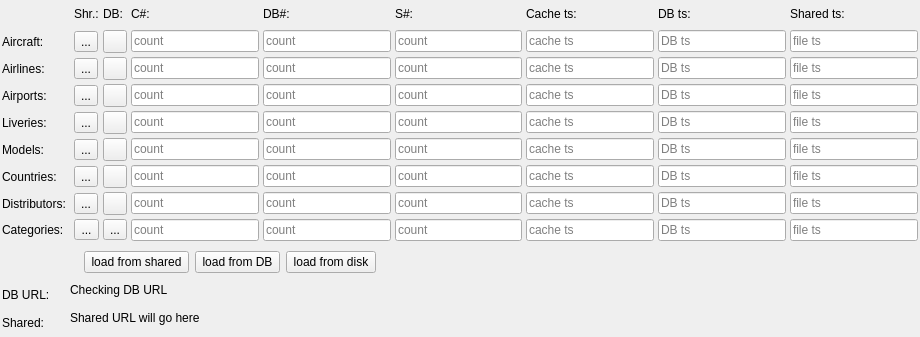
<?xml version="1.0" encoding="UTF-8"?>
<ui version="4.0">
 <class>CDbLoadOverviewComponent</class>
 <widget class="QFrame" name="CDbLoadOverviewComponent">
  <property name="geometry">
   <rect>
    <x>0</x>
    <y>0</y>
    <width>920</width>
    <height>337</height>
   </rect>
  </property>
  <property name="windowTitle">
   <string>Loading from shared/DB</string>
  </property>
  <layout class="QGridLayout" name="gl_DbLoadOverview">
   <property name="leftMargin">
    <number>2</number>
   </property>
   <property name="topMargin">
    <number>2</number>
   </property>
   <property name="rightMargin">
    <number>2</number>
   </property>
   <property name="bottomMargin">
    <number>2</number>
   </property>
   <property name="spacing">
    <number>4</number>
   </property>
   <item row="7" column="0">
    <widget class="QLabel" name="lbl_Countries">
     <property name="text">
      <string>Countries:</string>
     </property>
    </widget>
   </item>
   <item row="8" column="0">
    <widget class="QLabel" name="lbl_Distributors">
     <property name="text">
      <string>Distributors:</string>
     </property>
    </widget>
   </item>
   <item row="2" column="0">
    <widget class="QLabel" name="lbl_AirlineIcao">
     <property name="text">
      <string>Airlines:</string>
     </property>
    </widget>
   </item>
   <item row="8" column="4">
    <widget class="QToolButton" name="tb_DbReloadDistributors">
     <property name="maximumSize">
      <size>
       <width>48</width>
       <height>16777215</height>
      </size>
     </property>
     <property name="toolTip">
      <string>refresh from database</string>
     </property>
     <property name="text">
      <string/>
     </property>
     <property name="icon">
      <iconset resource="../../misc/misc.qrc">
       <normaloff>:/pastel/icons/pastel/16/arrow-refresh.png</normaloff>:/pastel/icons/pastel/16/arrow-refresh.png</iconset>
     </property>
    </widget>
   </item>
   <item row="4" column="10">
    <widget class="QLineEdit" name="le_LiveriesSharedFileTs">
     <property name="minimumSize">
      <size>
       <width>125</width>
       <height>0</height>
      </size>
     </property>
     <property name="readOnly">
      <bool>true</bool>
     </property>
     <property name="placeholderText">
      <string>file ts</string>
     </property>
    </widget>
   </item>
   <item row="5" column="4">
    <widget class="QToolButton" name="tb_DbReloadModels">
     <property name="maximumSize">
      <size>
       <width>48</width>
       <height>16777215</height>
      </size>
     </property>
     <property name="toolTip">
      <string>refresh from database</string>
     </property>
     <property name="text">
      <string/>
     </property>
     <property name="icon">
      <iconset resource="../../misc/misc.qrc">
       <normaloff>:/pastel/icons/pastel/16/arrow-refresh.png</normaloff>:/pastel/icons/pastel/16/arrow-refresh.png</iconset>
     </property>
    </widget>
   </item>
   <item row="5" column="8">
    <widget class="QLineEdit" name="le_ModelsCacheTs">
     <property name="minimumSize">
      <size>
       <width>125</width>
       <height>0</height>
      </size>
     </property>
     <property name="readOnly">
      <bool>true</bool>
     </property>
     <property name="placeholderText">
      <string>cache ts</string>
     </property>
    </widget>
   </item>
   <item row="8" column="9">
    <widget class="QLineEdit" name="le_DistributorsDbTs">
     <property name="minimumSize">
      <size>
       <width>125</width>
       <height>0</height>
      </size>
     </property>
     <property name="readOnly">
      <bool>true</bool>
     </property>
     <property name="placeholderText">
      <string>DB ts</string>
     </property>
    </widget>
   </item>
   <item row="9" column="5">
    <widget class="QLineEdit" name="le_CategoriesCacheCount">
     <property name="readOnly">
      <bool>true</bool>
     </property>
     <property name="placeholderText">
      <string>count</string>
     </property>
    </widget>
   </item>
   <item row="1" column="7">
    <widget class="QLineEdit" name="le_AircraftIcaoSharedCount">
     <property name="readOnly">
      <bool>true</bool>
     </property>
     <property name="placeholderText">
      <string>count</string>
     </property>
    </widget>
   </item>
   <item row="0" column="4">
    <widget class="QLabel" name="lbl_DbRefresh">
     <property name="text">
      <string>DB:</string>
     </property>
    </widget>
   </item>
   <item row="12" column="2" colspan="9" alignment="Qt::AlignTop">
    <widget class="QLabel" name="lbl_SharedUrls">
     <property name="text">
      <string>Shared URL will go here</string>
     </property>
    </widget>
   </item>
   <item row="8" column="10">
    <widget class="QLineEdit" name="le_DistributorsSharedFileTs">
     <property name="minimumSize">
      <size>
       <width>125</width>
       <height>0</height>
      </size>
     </property>
     <property name="readOnly">
      <bool>true</bool>
     </property>
     <property name="placeholderText">
      <string>file ts</string>
     </property>
    </widget>
   </item>
   <item row="8" column="5">
    <widget class="QLineEdit" name="le_DistributorsCacheCount">
     <property name="readOnly">
      <bool>true</bool>
     </property>
     <property name="placeholderText">
      <string>count</string>
     </property>
    </widget>
   </item>
   <item row="9" column="9">
    <widget class="QLineEdit" name="le_CategoriesDbTs">
     <property name="minimumSize">
      <size>
       <width>125</width>
       <height>0</height>
      </size>
     </property>
     <property name="readOnly">
      <bool>true</bool>
     </property>
     <property name="placeholderText">
      <string>DB ts</string>
     </property>
    </widget>
   </item>
   <item row="4" column="5">
    <widget class="QLineEdit" name="le_LiveriesCacheCount">
     <property name="readOnly">
      <bool>true</bool>
     </property>
     <property name="placeholderText">
      <string>count</string>
     </property>
    </widget>
   </item>
   <item row="3" column="9">
    <widget class="QLineEdit" name="le_AirportsDbTs">
     <property name="minimumSize">
      <size>
       <width>125</width>
       <height>0</height>
      </size>
     </property>
     <property name="readOnly">
      <bool>true</bool>
     </property>
     <property name="placeholderText">
      <string>DB ts</string>
     </property>
    </widget>
   </item>
   <item row="11" column="0" alignment="Qt::AlignVCenter">
    <widget class="QLabel" name="lbl_DbUrl">
     <property name="text">
      <string>DB URL:</string>
     </property>
    </widget>
   </item>
   <item row="4" column="9">
    <widget class="QLineEdit" name="le_LiveriesDbTs">
     <property name="minimumSize">
      <size>
       <width>125</width>
       <height>0</height>
      </size>
     </property>
     <property name="readOnly">
      <bool>true</bool>
     </property>
     <property name="placeholderText">
      <string>DB ts</string>
     </property>
    </widget>
   </item>
   <item row="4" column="4">
    <widget class="QToolButton" name="tb_DbReloadLiveries">
     <property name="maximumSize">
      <size>
       <width>48</width>
       <height>16777215</height>
      </size>
     </property>
     <property name="toolTip">
      <string>refresh from database</string>
     </property>
     <property name="text">
      <string/>
     </property>
     <property name="icon">
      <iconset resource="../../misc/misc.qrc">
       <normaloff>:/pastel/icons/pastel/16/arrow-refresh.png</normaloff>:/pastel/icons/pastel/16/arrow-refresh.png</iconset>
     </property>
    </widget>
   </item>
   <item row="8" column="8">
    <widget class="QLineEdit" name="le_DistributorsCacheTs">
     <property name="minimumSize">
      <size>
       <width>125</width>
       <height>0</height>
      </size>
     </property>
     <property name="readOnly">
      <bool>true</bool>
     </property>
     <property name="placeholderText">
      <string>cache ts</string>
     </property>
    </widget>
   </item>
   <item row="5" column="3" alignment="Qt::AlignHCenter">
    <widget class="QToolButton" name="tb_SharedReloadModels">
     <property name="maximumSize">
      <size>
       <width>48</width>
       <height>16777215</height>
      </size>
     </property>
     <property name="toolTip">
      <string>refresh from shared files</string>
     </property>
     <property name="text">
      <string>...</string>
     </property>
     <property name="icon">
      <iconset resource="../../misc/misc.qrc">
       <normaloff>:/pastel/icons/pastel/16/arrow-refresh.png</normaloff>:/pastel/icons/pastel/16/arrow-refresh.png</iconset>
     </property>
    </widget>
   </item>
   <item row="0" column="10">
    <widget class="QLabel" name="lbl_SharedFilesTs">
     <property name="text">
      <string>Shared ts:</string>
     </property>
    </widget>
   </item>
   <item row="3" column="6">
    <widget class="QLineEdit" name="le_AirportsDbCount">
     <property name="readOnly">
      <bool>true</bool>
     </property>
     <property name="placeholderText">
      <string>count</string>
     </property>
    </widget>
   </item>
   <item row="5" column="6">
    <widget class="QLineEdit" name="le_ModelsDbCount">
     <property name="readOnly">
      <bool>true</bool>
     </property>
     <property name="placeholderText">
      <string>count</string>
     </property>
    </widget>
   </item>
   <item row="3" column="10">
    <widget class="QLineEdit" name="le_AirportsSharedFileTs">
     <property name="minimumSize">
      <size>
       <width>125</width>
       <height>0</height>
      </size>
     </property>
     <property name="readOnly">
      <bool>true</bool>
     </property>
     <property name="placeholderText">
      <string>file ts</string>
     </property>
    </widget>
   </item>
   <item row="5" column="9">
    <widget class="QLineEdit" name="le_ModelsDbTs">
     <property name="minimumSize">
      <size>
       <width>125</width>
       <height>0</height>
      </size>
     </property>
     <property name="readOnly">
      <bool>true</bool>
     </property>
     <property name="placeholderText">
      <string>DB ts</string>
     </property>
    </widget>
   </item>
   <item row="1" column="3" alignment="Qt::AlignHCenter">
    <widget class="QToolButton" name="tb_SharedReloadAircraft">
     <property name="maximumSize">
      <size>
       <width>48</width>
       <height>16777215</height>
      </size>
     </property>
     <property name="toolTip">
      <string>refresh from shared files</string>
     </property>
     <property name="text">
      <string>...</string>
     </property>
     <property name="icon">
      <iconset resource="../../misc/misc.qrc">
       <normaloff>:/pastel/icons/pastel/16/arrow-refresh.png</normaloff>:/pastel/icons/pastel/16/arrow-refresh.png</iconset>
     </property>
    </widget>
   </item>
   <item row="2" column="4">
    <widget class="QToolButton" name="tb_DbReloadAirlines">
     <property name="maximumSize">
      <size>
       <width>48</width>
       <height>16777215</height>
      </size>
     </property>
     <property name="toolTip">
      <string>refresh from database</string>
     </property>
     <property name="text">
      <string/>
     </property>
     <property name="icon">
      <iconset resource="../../misc/misc.qrc">
       <normaloff>:/pastel/icons/pastel/16/arrow-refresh.png</normaloff>:/pastel/icons/pastel/16/arrow-refresh.png</iconset>
     </property>
    </widget>
   </item>
   <item row="4" column="8">
    <widget class="QLineEdit" name="le_LiveriesCacheTs">
     <property name="minimumSize">
      <size>
       <width>125</width>
       <height>0</height>
      </size>
     </property>
     <property name="readOnly">
      <bool>true</bool>
     </property>
     <property name="placeholderText">
      <string>cache ts</string>
     </property>
    </widget>
   </item>
   <item row="10" column="3" colspan="8">
    <widget class="QWidget" name="wi_LoadAllButtons" native="true">
     <layout class="QHBoxLayout" name="hl_LoadAllButtons">
      <property name="leftMargin">
       <number>10</number>
      </property>
      <property name="topMargin">
       <number>6</number>
      </property>
      <property name="rightMargin">
       <number>0</number>
      </property>
      <property name="bottomMargin">
       <number>6</number>
      </property>
      <item>
       <widget class="QPushButton" name="pb_LoadAllFromShared">
        <property name="text">
         <string> load from shared </string>
        </property>
        <property name="icon">
         <iconset resource="../../misc/misc.qrc">
          <normaloff>:/pastel/icons/pastel/16/disk.png</normaloff>:/pastel/icons/pastel/16/disk.png</iconset>
        </property>
       </widget>
      </item>
      <item>
       <widget class="QPushButton" name="pb_LoadAllFromDB">
        <property name="text">
         <string> load from DB </string>
        </property>
        <property name="icon">
         <iconset resource="../../misc/misc.qrc">
          <normaloff>:/pastel/icons/pastel/16/database.png</normaloff>:/pastel/icons/pastel/16/database.png</iconset>
        </property>
       </widget>
      </item>
      <item>
       <widget class="QPushButton" name="pb_LoadAllFromResources">
        <property name="text">
         <string> load from disk </string>
        </property>
        <property name="icon">
         <iconset resource="../../misc/misc.qrc">
          <normaloff>:/pastel/icons/pastel/16/disk.png</normaloff>:/pastel/icons/pastel/16/disk.png</iconset>
        </property>
       </widget>
      </item>
      <item>
       <spacer name="hs_LoadAllButtons">
        <property name="orientation">
         <enum>Qt::Horizontal</enum>
        </property>
        <property name="sizeHint" stdset="0">
         <size>
          <width>40</width>
          <height>20</height>
         </size>
        </property>
       </spacer>
      </item>
     </layout>
    </widget>
   </item>
   <item row="2" column="3" alignment="Qt::AlignHCenter">
    <widget class="QToolButton" name="tb_SharedReloadAirlines">
     <property name="maximumSize">
      <size>
       <width>48</width>
       <height>16777215</height>
      </size>
     </property>
     <property name="toolTip">
      <string>refresh from shared files</string>
     </property>
     <property name="text">
      <string>...</string>
     </property>
     <property name="icon">
      <iconset resource="../../misc/misc.qrc">
       <normaloff>:/pastel/icons/pastel/16/arrow-refresh.png</normaloff>:/pastel/icons/pastel/16/arrow-refresh.png</iconset>
     </property>
    </widget>
   </item>
   <item row="2" column="9">
    <widget class="QLineEdit" name="le_AirlinesIcaoDbTs">
     <property name="minimumSize">
      <size>
       <width>125</width>
       <height>0</height>
      </size>
     </property>
     <property name="readOnly">
      <bool>true</bool>
     </property>
     <property name="placeholderText">
      <string>DB ts</string>
     </property>
    </widget>
   </item>
   <item row="11" column="2" colspan="9" alignment="Qt::AlignTop">
    <widget class="QLabel" name="lbl_DatabaseUrl">
     <property name="text">
      <string>Checking DB URL</string>
     </property>
    </widget>
   </item>
   <item row="8" column="7">
    <widget class="QLineEdit" name="le_DistributorsSharedCount">
     <property name="readOnly">
      <bool>true</bool>
     </property>
     <property name="placeholderText">
      <string>count</string>
     </property>
    </widget>
   </item>
   <item row="8" column="3" alignment="Qt::AlignHCenter">
    <widget class="QToolButton" name="tb_SharedReloadDistributors">
     <property name="maximumSize">
      <size>
       <width>48</width>
       <height>16777215</height>
      </size>
     </property>
     <property name="toolTip">
      <string>refresh from shared files</string>
     </property>
     <property name="text">
      <string>...</string>
     </property>
     <property name="icon">
      <iconset resource="../../misc/misc.qrc">
       <normaloff>:/pastel/icons/pastel/16/arrow-refresh.png</normaloff>:/pastel/icons/pastel/16/arrow-refresh.png</iconset>
     </property>
    </widget>
   </item>
   <item row="5" column="5">
    <widget class="QLineEdit" name="le_ModelsCacheCount">
     <property name="readOnly">
      <bool>true</bool>
     </property>
     <property name="placeholderText">
      <string>count</string>
     </property>
    </widget>
   </item>
   <item row="2" column="5">
    <widget class="QLineEdit" name="le_AirlinesIcaoCacheCount">
     <property name="readOnly">
      <bool>true</bool>
     </property>
     <property name="placeholderText">
      <string>count</string>
     </property>
    </widget>
   </item>
   <item row="3" column="0">
    <widget class="QLabel" name="lbl_Airports">
     <property name="text">
      <string>Airports:</string>
     </property>
    </widget>
   </item>
   <item row="8" column="6">
    <widget class="QLineEdit" name="le_DistributorsDbCount">
     <property name="readOnly">
      <bool>true</bool>
     </property>
     <property name="placeholderText">
      <string>count</string>
     </property>
    </widget>
   </item>
   <item row="0" column="3">
    <widget class="QLabel" name="lbl_SharedRefresh">
     <property name="toolTip">
      <string>Shared</string>
     </property>
     <property name="text">
      <string>Shr.:</string>
     </property>
    </widget>
   </item>
   <item row="0" column="7">
    <widget class="QLabel" name="lbl_SharedCount">
     <property name="minimumSize">
      <size>
       <width>60</width>
       <height>0</height>
      </size>
     </property>
     <property name="toolTip">
      <string>shared count</string>
     </property>
     <property name="text">
      <string>S#:</string>
     </property>
    </widget>
   </item>
   <item row="3" column="7">
    <widget class="QLineEdit" name="le_AirportsSharedCount">
     <property name="readOnly">
      <bool>true</bool>
     </property>
     <property name="placeholderText">
      <string>count</string>
     </property>
    </widget>
   </item>
   <item row="9" column="6">
    <widget class="QLineEdit" name="le_CategoriesDbCount">
     <property name="readOnly">
      <bool>true</bool>
     </property>
     <property name="placeholderText">
      <string>count</string>
     </property>
    </widget>
   </item>
   <item row="9" column="0">
    <widget class="QLabel" name="lbl_AircraftCategory">
     <property name="text">
      <string>Categories:</string>
     </property>
    </widget>
   </item>
   <item row="9" column="3">
    <widget class="QToolButton" name="tb_SharedReloadCategories">
     <property name="maximumSize">
      <size>
       <width>48</width>
       <height>16777215</height>
      </size>
     </property>
     <property name="toolTip">
      <string>refresh from shared files</string>
     </property>
     <property name="text">
      <string>...</string>
     </property>
     <property name="icon">
      <iconset resource="../../misc/misc.qrc">
       <normaloff>:/pastel/icons/pastel/16/arrow-refresh.png</normaloff>:/pastel/icons/pastel/16/arrow-refresh.png</iconset>
     </property>
    </widget>
   </item>
   <item row="0" column="6">
    <widget class="QLabel" name="lbl_DbCount">
     <property name="minimumSize">
      <size>
       <width>60</width>
       <height>0</height>
      </size>
     </property>
     <property name="toolTip">
      <string>DB count</string>
     </property>
     <property name="text">
      <string>DB#:</string>
     </property>
    </widget>
   </item>
   <item row="1" column="4">
    <widget class="QToolButton" name="tb_DbReloadAircraft">
     <property name="maximumSize">
      <size>
       <width>48</width>
       <height>16777215</height>
      </size>
     </property>
     <property name="toolTip">
      <string>refresh from database</string>
     </property>
     <property name="icon">
      <iconset resource="../../misc/misc.qrc">
       <normaloff>:/pastel/icons/pastel/16/arrow-refresh.png</normaloff>:/pastel/icons/pastel/16/arrow-refresh.png</iconset>
     </property>
    </widget>
   </item>
   <item row="9" column="7">
    <widget class="QLineEdit" name="le_CategoriesSharedCount">
     <property name="readOnly">
      <bool>true</bool>
     </property>
     <property name="placeholderText">
      <string>count</string>
     </property>
    </widget>
   </item>
   <item row="2" column="7">
    <widget class="QLineEdit" name="le_AirlinesIcaoSharedCount">
     <property name="readOnly">
      <bool>true</bool>
     </property>
     <property name="placeholderText">
      <string>count</string>
     </property>
    </widget>
   </item>
   <item row="1" column="9">
    <widget class="QLineEdit" name="le_AircraftIcaoDbTs">
     <property name="minimumSize">
      <size>
       <width>125</width>
       <height>0</height>
      </size>
     </property>
     <property name="readOnly">
      <bool>true</bool>
     </property>
     <property name="placeholderText">
      <string>DB ts</string>
     </property>
    </widget>
   </item>
   <item row="0" column="8">
    <widget class="QLabel" name="lbl_CacheTs">
     <property name="text">
      <string>Cache ts:</string>
     </property>
    </widget>
   </item>
   <item row="5" column="10">
    <widget class="QLineEdit" name="le_ModelsSharedFileTs">
     <property name="minimumSize">
      <size>
       <width>125</width>
       <height>0</height>
      </size>
     </property>
     <property name="readOnly">
      <bool>true</bool>
     </property>
     <property name="placeholderText">
      <string>file ts</string>
     </property>
    </widget>
   </item>
   <item row="4" column="3" alignment="Qt::AlignHCenter">
    <widget class="QToolButton" name="tb_SharedReloadLiveries">
     <property name="maximumSize">
      <size>
       <width>48</width>
       <height>16777215</height>
      </size>
     </property>
     <property name="toolTip">
      <string>refresh from shared files</string>
     </property>
     <property name="text">
      <string>...</string>
     </property>
     <property name="icon">
      <iconset resource="../../misc/misc.qrc">
       <normaloff>:/pastel/icons/pastel/16/arrow-refresh.png</normaloff>:/pastel/icons/pastel/16/arrow-refresh.png</iconset>
     </property>
    </widget>
   </item>
   <item row="9" column="10">
    <widget class="QLineEdit" name="le_CategoriesSharedFileTs">
     <property name="minimumSize">
      <size>
       <width>125</width>
       <height>0</height>
      </size>
     </property>
     <property name="readOnly">
      <bool>true</bool>
     </property>
     <property name="placeholderText">
      <string>file ts</string>
     </property>
    </widget>
   </item>
   <item row="3" column="3" alignment="Qt::AlignHCenter">
    <widget class="QToolButton" name="tb_SharedReloadAirports">
     <property name="maximumSize">
      <size>
       <width>48</width>
       <height>16777215</height>
      </size>
     </property>
     <property name="toolTip">
      <string>refresh from shared files</string>
     </property>
     <property name="text">
      <string>...</string>
     </property>
     <property name="icon">
      <iconset resource="../../misc/misc.qrc">
       <normaloff>:/pastel/icons/pastel/16/arrow-refresh.png</normaloff>:/pastel/icons/pastel/16/arrow-refresh.png</iconset>
     </property>
    </widget>
   </item>
   <item row="5" column="0">
    <widget class="QLabel" name="lbl_Models">
     <property name="text">
      <string>Models:</string>
     </property>
    </widget>
   </item>
   <item row="1" column="0">
    <widget class="QLabel" name="lbl_AircraftIcao">
     <property name="text">
      <string>Aircraft:</string>
     </property>
    </widget>
   </item>
   <item row="3" column="4">
    <widget class="QToolButton" name="tb_DbReloadAirports">
     <property name="maximumSize">
      <size>
       <width>48</width>
       <height>16777215</height>
      </size>
     </property>
     <property name="toolTip">
      <string>refresh from database</string>
     </property>
     <property name="text">
      <string/>
     </property>
     <property name="icon">
      <iconset resource="../../misc/misc.qrc">
       <normaloff>:/pastel/icons/pastel/16/arrow-refresh.png</normaloff>:/pastel/icons/pastel/16/arrow-refresh.png</iconset>
     </property>
    </widget>
   </item>
   <item row="1" column="10">
    <widget class="QLineEdit" name="le_AircraftIcaoSharedFileTs">
     <property name="minimumSize">
      <size>
       <width>125</width>
       <height>0</height>
      </size>
     </property>
     <property name="readOnly">
      <bool>true</bool>
     </property>
     <property name="placeholderText">
      <string>file ts</string>
     </property>
    </widget>
   </item>
   <item row="3" column="8">
    <widget class="QLineEdit" name="le_AirportsCacheTs">
     <property name="minimumSize">
      <size>
       <width>125</width>
       <height>0</height>
      </size>
     </property>
     <property name="readOnly">
      <bool>true</bool>
     </property>
     <property name="placeholderText">
      <string>cache ts</string>
     </property>
    </widget>
   </item>
   <item row="1" column="5">
    <widget class="QLineEdit" name="le_AircraftIcaoCacheCount">
     <property name="readOnly">
      <bool>true</bool>
     </property>
     <property name="placeholderText">
      <string>count</string>
     </property>
    </widget>
   </item>
   <item row="7" column="3" alignment="Qt::AlignHCenter">
    <widget class="QToolButton" name="tb_SharedReloadCountries">
     <property name="maximumSize">
      <size>
       <width>48</width>
       <height>16777215</height>
      </size>
     </property>
     <property name="toolTip">
      <string>refresh from shared files</string>
     </property>
     <property name="text">
      <string>...</string>
     </property>
     <property name="icon">
      <iconset resource="../../misc/misc.qrc">
       <normaloff>:/pastel/icons/pastel/16/arrow-refresh.png</normaloff>:/pastel/icons/pastel/16/arrow-refresh.png</iconset>
     </property>
    </widget>
   </item>
   <item row="2" column="6">
    <widget class="QLineEdit" name="le_AirlinesIcaoDbCount">
     <property name="readOnly">
      <bool>true</bool>
     </property>
     <property name="placeholderText">
      <string>count</string>
     </property>
    </widget>
   </item>
   <item row="9" column="4">
    <widget class="QToolButton" name="tb_DbReloadCategories">
     <property name="maximumSize">
      <size>
       <width>48</width>
       <height>16777215</height>
      </size>
     </property>
     <property name="toolTip">
      <string>refresh from database</string>
     </property>
     <property name="text">
      <string>...</string>
     </property>
     <property name="icon">
      <iconset resource="../../misc/misc.qrc">
       <normaloff>:/pastel/icons/pastel/16/arrow-refresh.png</normaloff>:/pastel/icons/pastel/16/arrow-refresh.png</iconset>
     </property>
    </widget>
   </item>
   <item row="7" column="5">
    <widget class="QLineEdit" name="le_CountriesCacheCount">
     <property name="readOnly">
      <bool>true</bool>
     </property>
     <property name="placeholderText">
      <string>count</string>
     </property>
    </widget>
   </item>
   <item row="4" column="6">
    <widget class="QLineEdit" name="le_LiveriesDbCount">
     <property name="readOnly">
      <bool>true</bool>
     </property>
     <property name="placeholderText">
      <string>count</string>
     </property>
    </widget>
   </item>
   <item row="0" column="5">
    <widget class="QLabel" name="lbl_CacheCount">
     <property name="minimumSize">
      <size>
       <width>60</width>
       <height>0</height>
      </size>
     </property>
     <property name="toolTip">
      <string>Cache count</string>
     </property>
     <property name="text">
      <string>C#:</string>
     </property>
    </widget>
   </item>
   <item row="1" column="8">
    <widget class="QLineEdit" name="le_AircraftIcaoCacheTs">
     <property name="minimumSize">
      <size>
       <width>125</width>
       <height>0</height>
      </size>
     </property>
     <property name="readOnly">
      <bool>true</bool>
     </property>
     <property name="placeholderText">
      <string>cache ts</string>
     </property>
    </widget>
   </item>
   <item row="4" column="7">
    <widget class="QLineEdit" name="le_LiveriesSharedCount">
     <property name="readOnly">
      <bool>true</bool>
     </property>
     <property name="placeholderText">
      <string>count</string>
     </property>
    </widget>
   </item>
   <item row="3" column="5">
    <widget class="QLineEdit" name="le_AirportsCacheCount">
     <property name="readOnly">
      <bool>true</bool>
     </property>
     <property name="placeholderText">
      <string>count</string>
     </property>
    </widget>
   </item>
   <item row="7" column="7">
    <widget class="QLineEdit" name="le_CountriesSharedCount">
     <property name="readOnly">
      <bool>true</bool>
     </property>
     <property name="placeholderText">
      <string>count</string>
     </property>
    </widget>
   </item>
   <item row="7" column="9">
    <widget class="QLineEdit" name="le_CountriesDbTs">
     <property name="minimumSize">
      <size>
       <width>125</width>
       <height>0</height>
      </size>
     </property>
     <property name="readOnly">
      <bool>true</bool>
     </property>
     <property name="placeholderText">
      <string>DB ts</string>
     </property>
    </widget>
   </item>
   <item row="1" column="6">
    <widget class="QLineEdit" name="le_AircraftIcaoDbCount">
     <property name="readOnly">
      <bool>true</bool>
     </property>
     <property name="placeholderText">
      <string>count</string>
     </property>
    </widget>
   </item>
   <item row="2" column="10">
    <widget class="QLineEdit" name="le_AirlinesIcaoSharedFileTs">
     <property name="minimumSize">
      <size>
       <width>125</width>
       <height>0</height>
      </size>
     </property>
     <property name="readOnly">
      <bool>true</bool>
     </property>
     <property name="placeholderText">
      <string>file ts</string>
     </property>
    </widget>
   </item>
   <item row="7" column="10">
    <widget class="QLineEdit" name="le_CountriesSharedFileTs">
     <property name="minimumSize">
      <size>
       <width>125</width>
       <height>0</height>
      </size>
     </property>
     <property name="readOnly">
      <bool>true</bool>
     </property>
     <property name="placeholderText">
      <string>file ts</string>
     </property>
    </widget>
   </item>
   <item row="9" column="8">
    <widget class="QLineEdit" name="le_CategoriesCacheTs">
     <property name="minimumSize">
      <size>
       <width>125</width>
       <height>0</height>
      </size>
     </property>
     <property name="readOnly">
      <bool>true</bool>
     </property>
     <property name="placeholderText">
      <string>cache ts</string>
     </property>
    </widget>
   </item>
   <item row="2" column="8">
    <widget class="QLineEdit" name="le_AirlinesIcaoCacheTs">
     <property name="minimumSize">
      <size>
       <width>125</width>
       <height>0</height>
      </size>
     </property>
     <property name="readOnly">
      <bool>true</bool>
     </property>
     <property name="placeholderText">
      <string>cache ts</string>
     </property>
    </widget>
   </item>
   <item row="7" column="8">
    <widget class="QLineEdit" name="le_CountriesCacheTs">
     <property name="minimumSize">
      <size>
       <width>125</width>
       <height>0</height>
      </size>
     </property>
     <property name="readOnly">
      <bool>true</bool>
     </property>
     <property name="placeholderText">
      <string>cache ts</string>
     </property>
    </widget>
   </item>
   <item row="7" column="6">
    <widget class="QLineEdit" name="le_CountriesDbCount">
     <property name="readOnly">
      <bool>true</bool>
     </property>
     <property name="placeholderText">
      <string>count</string>
     </property>
    </widget>
   </item>
   <item row="7" column="4">
    <widget class="QToolButton" name="tb_DbReloadCountries">
     <property name="maximumSize">
      <size>
       <width>48</width>
       <height>16777215</height>
      </size>
     </property>
     <property name="toolTip">
      <string>refresh from database</string>
     </property>
     <property name="text">
      <string/>
     </property>
     <property name="icon">
      <iconset resource="../../misc/misc.qrc">
       <normaloff>:/pastel/icons/pastel/16/arrow-refresh.png</normaloff>:/pastel/icons/pastel/16/arrow-refresh.png</iconset>
     </property>
    </widget>
   </item>
   <item row="12" column="0" alignment="Qt::AlignVCenter">
    <widget class="QLabel" name="lbl_SharedUrl">
     <property name="text">
      <string>Shared:</string>
     </property>
    </widget>
   </item>
   <item row="5" column="7">
    <widget class="QLineEdit" name="le_ModelsSharedCount">
     <property name="readOnly">
      <bool>true</bool>
     </property>
     <property name="placeholderText">
      <string>count</string>
     </property>
    </widget>
   </item>
   <item row="4" column="0">
    <widget class="QLabel" name="lbl_Liveries">
     <property name="text">
      <string>Liveries:</string>
     </property>
    </widget>
   </item>
   <item row="0" column="9">
    <widget class="QLabel" name="lbl_DbTs">
     <property name="text">
      <string>DB ts:</string>
     </property>
    </widget>
   </item>
  </layout>
 </widget>
 <tabstops>
  <tabstop>tb_SharedReloadAircraft</tabstop>
  <tabstop>tb_DbReloadAircraft</tabstop>
  <tabstop>le_AircraftIcaoCacheCount</tabstop>
  <tabstop>le_AircraftIcaoDbCount</tabstop>
  <tabstop>le_AircraftIcaoSharedCount</tabstop>
  <tabstop>le_AircraftIcaoCacheTs</tabstop>
  <tabstop>le_AircraftIcaoDbTs</tabstop>
  <tabstop>le_AircraftIcaoSharedFileTs</tabstop>
  <tabstop>tb_SharedReloadAirlines</tabstop>
  <tabstop>tb_DbReloadAirlines</tabstop>
  <tabstop>le_AirlinesIcaoCacheCount</tabstop>
  <tabstop>le_AirlinesIcaoDbCount</tabstop>
  <tabstop>le_AirlinesIcaoSharedCount</tabstop>
  <tabstop>le_AirlinesIcaoCacheTs</tabstop>
  <tabstop>le_AirlinesIcaoDbTs</tabstop>
  <tabstop>le_AirlinesIcaoSharedFileTs</tabstop>
  <tabstop>tb_SharedReloadAirports</tabstop>
  <tabstop>tb_DbReloadAirports</tabstop>
  <tabstop>le_AirportsCacheCount</tabstop>
  <tabstop>le_AirportsDbCount</tabstop>
  <tabstop>le_AirportsSharedCount</tabstop>
  <tabstop>le_AirportsCacheTs</tabstop>
  <tabstop>le_AirportsDbTs</tabstop>
  <tabstop>le_AirportsSharedFileTs</tabstop>
  <tabstop>tb_SharedReloadLiveries</tabstop>
  <tabstop>tb_DbReloadLiveries</tabstop>
  <tabstop>le_LiveriesCacheCount</tabstop>
  <tabstop>le_LiveriesDbCount</tabstop>
  <tabstop>le_LiveriesSharedCount</tabstop>
  <tabstop>le_LiveriesCacheTs</tabstop>
  <tabstop>le_LiveriesDbTs</tabstop>
  <tabstop>le_LiveriesSharedFileTs</tabstop>
  <tabstop>tb_SharedReloadModels</tabstop>
  <tabstop>tb_DbReloadModels</tabstop>
  <tabstop>le_ModelsCacheCount</tabstop>
  <tabstop>le_ModelsDbCount</tabstop>
  <tabstop>le_ModelsSharedCount</tabstop>
  <tabstop>le_ModelsCacheTs</tabstop>
  <tabstop>le_ModelsDbTs</tabstop>
  <tabstop>le_ModelsSharedFileTs</tabstop>
  <tabstop>tb_SharedReloadCountries</tabstop>
  <tabstop>tb_DbReloadCountries</tabstop>
  <tabstop>le_CountriesCacheCount</tabstop>
  <tabstop>le_CountriesDbCount</tabstop>
  <tabstop>le_CountriesSharedCount</tabstop>
  <tabstop>le_CountriesCacheTs</tabstop>
  <tabstop>le_CountriesDbTs</tabstop>
  <tabstop>le_CountriesSharedFileTs</tabstop>
  <tabstop>tb_SharedReloadDistributors</tabstop>
  <tabstop>tb_DbReloadDistributors</tabstop>
  <tabstop>le_DistributorsCacheCount</tabstop>
  <tabstop>le_DistributorsDbCount</tabstop>
  <tabstop>le_DistributorsSharedCount</tabstop>
  <tabstop>le_DistributorsCacheTs</tabstop>
  <tabstop>le_DistributorsDbTs</tabstop>
  <tabstop>le_DistributorsSharedFileTs</tabstop>
  <tabstop>tb_SharedReloadCategories</tabstop>
  <tabstop>tb_DbReloadCategories</tabstop>
  <tabstop>le_CategoriesCacheCount</tabstop>
  <tabstop>le_CategoriesDbCount</tabstop>
  <tabstop>le_CategoriesSharedCount</tabstop>
  <tabstop>le_CategoriesCacheTs</tabstop>
  <tabstop>le_CategoriesDbTs</tabstop>
  <tabstop>le_CategoriesSharedFileTs</tabstop>
  <tabstop>pb_LoadAllFromShared</tabstop>
  <tabstop>pb_LoadAllFromDB</tabstop>
  <tabstop>pb_LoadAllFromResources</tabstop>
 </tabstops>
 <resources>
  <include location="../../misc/misc.qrc"/>
 </resources>
 <connections/>
</ui>
